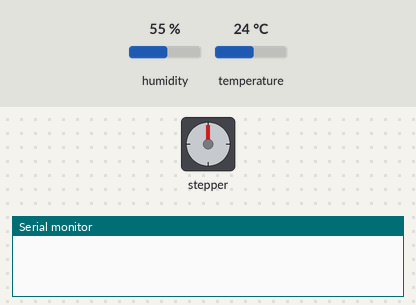
Bench run of a sketch on a simulated Arduino Uno, built with avr-gcc and run on an emulated ATmega328P. On the bench: stepper motor, the last lines printed to the serial monitor. Inputs (shaded band) come from the test bench; at power-on: humidity 55 %, temperature 24 °C. The modem accepts every AT command (registered, SIM ready, sends succeed) and sends nothing else; stepper angles assume 2048 steps per turn.

Above: at 1.7 s.
1.8 s: humidity set to 53 %
At 2.7 s:
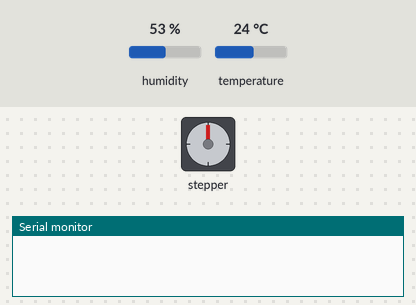
7.4 s: temperature set to 26 °C
At 10.04 s:
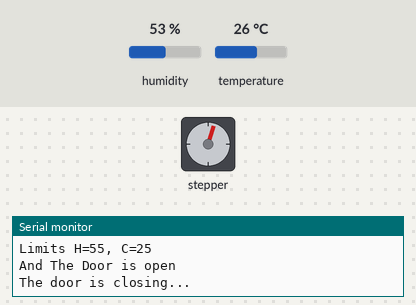
At 10.64 s:
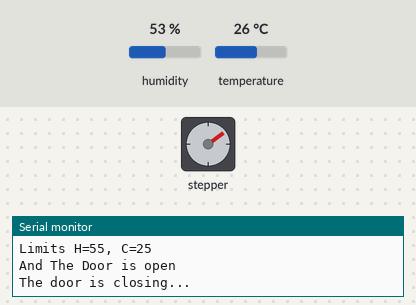
13.0 s: temperature set to 12 °C
Timing chart, 0 to 24.6 s (numbered marks = the images above; inputs shaded):
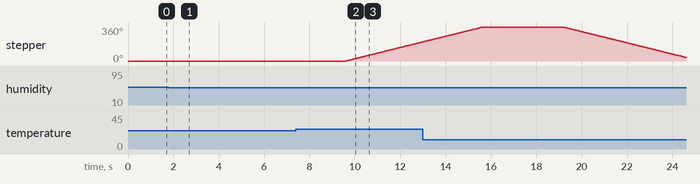

Measured:
- the behaviour switches between 24 and 25 °C on temperature (found by bisection; images 1 and 2)
- after the input at 1.8 s, stepper: stops changing and stays 0°
- after the input at 7.4 s, stepper: keeps turning clockwise at about 60°/s, starting after 2.2 s

The sketch:

Whether_monitoring_system.ino
```cpp
#include "Arduino.h";
#include <SoftwareSerial.h>
#include <DHT.h>
#include <Stepper.h>
#include "Weather.h"
# define PAUSE 3000
#define Type DHT11
int sensePin = 2;
DHT HT(sensePin, Type);
int setTime = 500;

int stepsPerRevolution = 2048;
Stepper myStepper(stepsPerRevolution, 7, 6, 5, 3);
int motSpeed = 10;
boolean closed = false;


Weather weather; // The current weather that the DHT11 reads.
Weather weatherLimit(55, 25); // The limit of weather received via Bluetooth.
const byte rxPin = 9;
const byte txPin = 8;
SoftwareSerial BTSerial(rxPin, txPin); // RX TX

const char START_TOKEN = '?';
const char END_TOKEN = ';';
const char DELIMIT_TOKEN = '&';
const int CHAR_TIMEOUT = 40;
bool waitingForStartToken = true;
String msgBuffer = "";

void setWeatherLimits(String);
String getNextNumber(String, int);
void compare_weather();
void debug();

void setup() {
  // define pin modes for tx, rx:
  pinMode(rxPin, INPUT);
  pinMode(txPin, OUTPUT);
  BTSerial.begin(9600);
  Serial.begin(9600);
  HT.begin();
  myStepper.setSpeed(motSpeed);
  delay(setTime);
}

String messageBuffer = "";
String message = "";
char dataByte;

void loop() {
  // Handle bluetooth link
  char nextData;
  if(BTSerial.available() > 0) {
    // check for start of message
    if(waitingForStartToken){
      do{
        nextData = BTSerial.read();
      } while(nextData != START_TOKEN && BTSerial.available());
      if(nextData == START_TOKEN){
        Serial.println("Message starts !");
        waitingForStartToken = false;
      }
    }

    // Read command
    if(!waitingForStartToken && BTSerial.available()){
      do{
        nextData = BTSerial.read();
        Serial.println(nextData);
        msgBuffer += nextData;
      } while((nextData != END_TOKEN) && BTSerial.available());

      // Check if message is complete
      if(nextData == END_TOKEN){
        // Remove last character
        msgBuffer = msgBuffer.substring(0, msgBuffer.length() - 1);
        Serial.println("Message complete - " + msgBuffer);
        setWeatherLimits(msgBuffer);
        msgBuffer = "";
        waitingForStartToken = true;
      }

      // Check for char timeout
      if(msgBuffer.length() > CHAR_TIMEOUT) {
        Serial.println("Message data timeout - " + msgBuffer);
        msgBuffer = "";
        waitingForStartToken = true;
      }
    }
  } else {
    delay(PAUSE);
    // Send the current weather to the device.
    BTSerial.write('~');
    weather.set_humidity(HT.readHumidity());
    weather.set_temperature(HT.readTemperature());
    BTSerial.write(weather.get_humidity());
    BTSerial.write(weather.get_temperature());
    compare_weather();
  }

}
void debug() {
  Serial.print("H=");
  Serial.print(weather.get_humidity());
  Serial.print(", C=");
  Serial.println(weather.get_temperature());
  Serial.print("Limits H=");
  Serial.print(weatherLimit.get_humidity());
  Serial.print(", C=");
  Serial.println(weatherLimit.get_temperature());
  Serial.print("And The Door is ");
  if(closed) {
    Serial.println("closed");
  } else {
    Serial.println("open");
  }
}
void compare_weather() {
  debug();
  if(
    ( weather.get_temperature() >= weatherLimit.get_temperature()
    || weather.get_humidity() >= weatherLimit.get_humidity() )
    && !closed){
      close_door();
      return;
  }
  if(weather.get_temperature() < weatherLimit.get_temperature()
    && weather.get_humidity() < weatherLimit.get_humidity()
    && closed){
      open_door();
      return;
  }
}

void close_door() {
  Serial.println("The door is closing...");
  closed = true;
  myStepper.step(stepsPerRevolution);
  delay(setTime);
}

void open_door() {
  Serial.println("The door is opening...");
  closed = false;
  myStepper.step(-stepsPerRevolution);
  delay(setTime);
}

void setWeatherLimits(String message){
  /*
  Coming Message should in be in the format: Weather{humidity=xxx,temperature=xxx}
  */
  int textCursor = 0;
  String humidity_limit, temperature_limit;
  if(message.startsWith("Weather{humidity=")){
    // Correct starting message
    textCursor = 17;
    humidity_limit = getNextNumber(message, textCursor);
    Serial.println("Limit for Humidity : " + humidity_limit);

    textCursor += humidity_limit.length() + 1; // 1 to skip comma.
    message = message.substring(textCursor);
  }
  weatherLimit.set_humidity(humidity_limit.toInt());
  if(message.startsWith("temperature=")){
    // Correct starting message
    textCursor = 12;
    temperature_limit = getNextNumber(message, textCursor);
    Serial.println("Limit for Temperature : " + temperature_limit);
  }
  weatherLimit.set_temperature(temperature_limit.toInt());
}

String getNextNumber(String text, int textCursor){
  String number = "";
  while((text[textCursor] >= '0') && (text[textCursor] <= '9') && (textCursor < text.length()))
    number += text[textCursor++];
  return number;
}
```

Weather.cpp
```cpp
#include "Weather.h"

Weather::Weather() : Weather(0, 0) {
}
Weather::Weather(int humidity_, int temperature_){
    humidity = humidity_;
    temperature = temperature_;
}
const int Weather::get_humidity() const{
    return this->humidity;
}
void Weather::set_humidity(int humidity_){
    if(humidity_ > 0)
      humidity = humidity_;
}
const int Weather::get_temperature() const{
  return this->temperature;
}
void Weather::set_temperature(int temperature_){
  if(temperature_ > 0)
    temperature = temperature_;
}
```

Weather.h
```cpp
#pragma once
class Weather {
    private :
        int humidity;
        int temperature;
    public :
        Weather();
        Weather(int, int);
        const int get_humidity() const;
        const int get_temperature() const;
        void set_humidity(int);
        void set_temperature(int);
};
```
